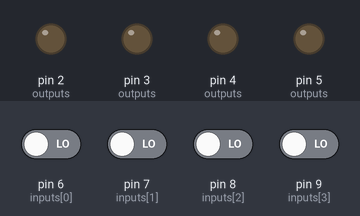
Recording of a sketch running on a simulated Arduino Nano, built with avr-gcc and run on an emulated ATmega328P. On the bench: output pins drawn as LEDs (lit = HIGH). Inputs (shaded band) come from the test bench; at power-on: pin 6 (inputs[0]), pin 7 (inputs[1]), pin 8 (inputs[2]), pin 9 (inputs[3]) LOW.

Above: at 7.2 s.
7.3 s: pin 6 (inputs[0]) driven HIGH and pin 7 (inputs[1]) driven HIGH
At 8.5 s:
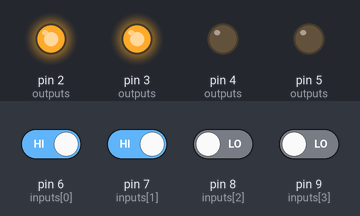
8.8 s: pin 8 (inputs[2]) driven HIGH
At 9.8 s:
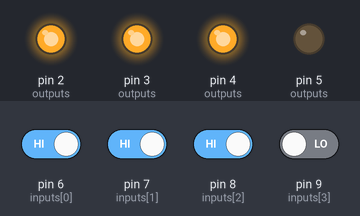
10.3 s: pin 6 (inputs[0]) driven LOW
At 10.9 s:
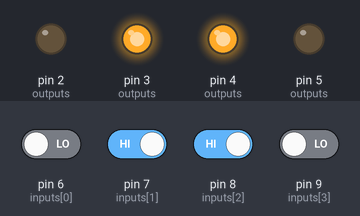
11.8 s: pin 9 (inputs[3]) driven HIGH
At 12.1 s:
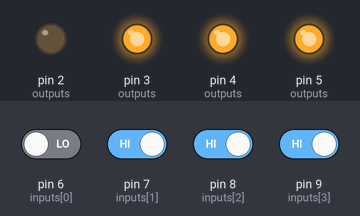
13.3 s: pin 7 (inputs[1]) driven LOW
At 14.4 s:
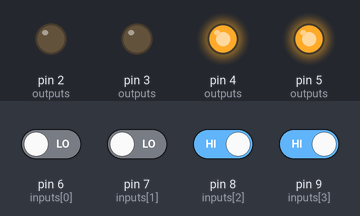
14.8 s: pin 6 (inputs[0]) driven HIGH
At 15.6 s:
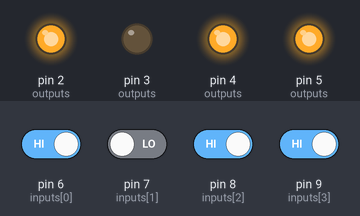
Timing chart, 0 to 17.3 s (numbered marks = the images above; inputs shaded):
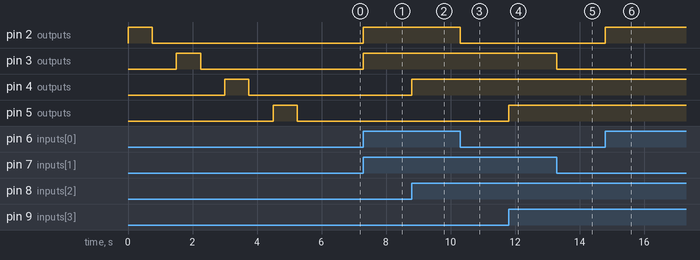

The sketch:

NanoPLC_Tester.ino
```cpp
// Relay Control Outputs
const uint8_t RL1 = 2;
const uint8_t RL2 = 3;
const uint8_t RL3 = 4;
const uint8_t RL4 = 5;
const uint8_t NumberOfOutputs = 4;
uint8_t outputs[NumberOfOutputs] = {RL1, RL2, RL3, RL4};


// Digital Inputs
const uint8_t D9 = 9;
const uint8_t D8 = 8;
const uint8_t D7 = 7;
const uint8_t D6 = 6;
uint8_t inputs[NumberOfOutputs] = {D6, D7, D8, D9};


// Analog Inputs
const uint8_t AI1 = A6;
const uint8_t AI2 = A7;
const uint8_t LM35 = A3;

// Free Pins A0, A1, A2, D10, D11, D12, D13

void setup() {

  // Pins Configuration
  for (int i = 0; i < NumberOfOutputs; i++)
  {
    pinMode(inputs[i], INPUT);
    pinMode(outputs[i], OUTPUT);
  }

  // Fast Test
  TestOuputs();
}


void loop() {
    for (int i = 0; i < NumberOfOutputs; i++)
      digitalWrite(outputs[i], digitalRead(inputs[i]));
}


void TestOuputs(){
    int wait = 750;
    for (int i = 0; i < NumberOfOutputs; i++)
    {
      digitalWrite(outputs[i], HIGH);
      delay(wait);
      digitalWrite(outputs[i], LOW);
      delay(wait);
    }
}
```

Measured:
- after the input at 7.3 s, pin 2 (outputs), pin 3 (outputs): LOW → HIGH at once
- after the input at 8.8 s, pin 4 (outputs): LOW → HIGH at once
- after the input at 10.3 s, pin 2 (outputs): HIGH → LOW at once
- after the input at 11.8 s, pin 5 (outputs): LOW → HIGH at once
- after the input at 13.3 s, pin 3 (outputs): HIGH → LOW at once
- after the input at 14.8 s, pin 2 (outputs): LOW → HIGH at once
